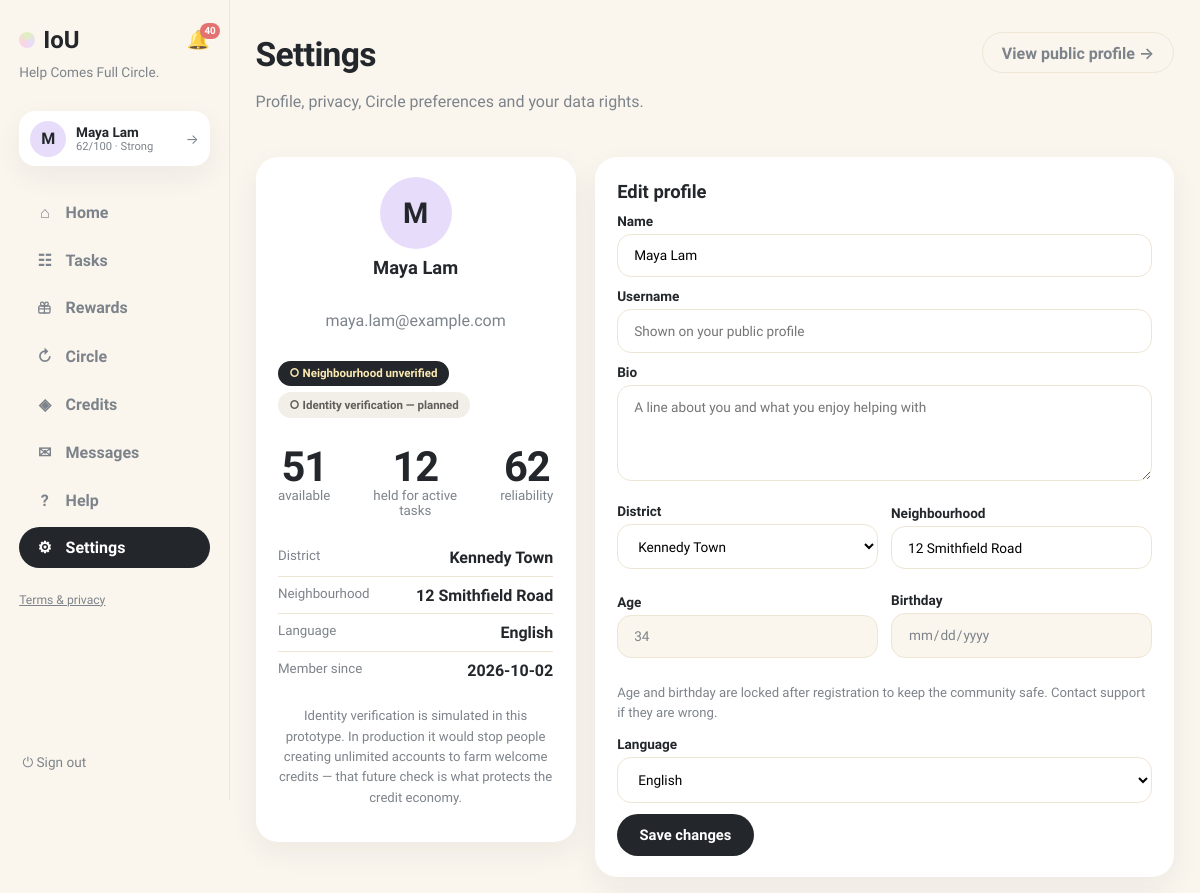
Before: /account (signed in, upper part) with the older database file.
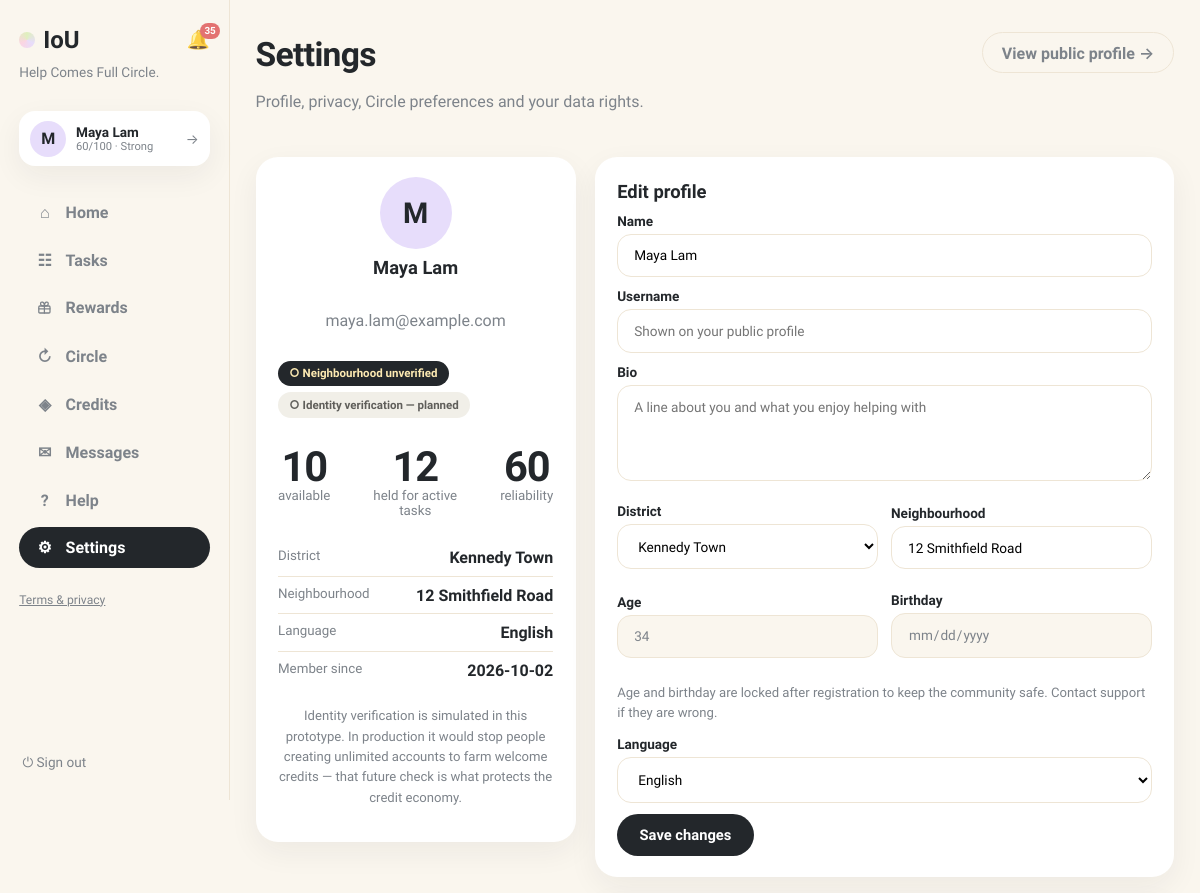
After: the same page with the newer database file.
### tables this page shows
CREATE TABLE users (
                id INTEGER PRIMARY KEY, name TEXT NOT NULL, email TEXT UNIQUE NOT NULL,
                password TEXT NOT NULL, balance INTEGER NOT NULL DEFAULT 0,
                held_balance INTEGER NOT NULL DEFAULT 0,
                is_moderator INTEGER NOT NULL DEFAULT 0
            , language TEXT NOT NULL DEFAULT 'en', address TEXT, district TEXT, hkid TEXT, address_id TEXT, age INTEGER, birthday TEXT, skills TEXT NOT NULL DEFAULT '', community_helper INTEGER NOT NULL DEFAULT 0, created_at TEXT, consent_analytics INTEGER NOT NULL DEFAULT 0, reliability INTEGER NOT NULL DEFAULT 60, account_status TEXT NOT NULL DEFAULT 'active', analytics_consent INTEGER NOT NULL DEFAULT 0, username TEXT, bio TEXT, verification_identity TEXT NOT NULL DEFAULT 'unverified', verification_neighbourhood TEXT NOT NULL DEFAULT 'unverified', vis_photo INTEGER NOT NULL DEFAULT 1, vis_neighbourhood INTEGER NOT NULL DEFAULT 1, vis_skills INTEGER NOT NULL DEFAULT 1, vis_bio INTEGER NOT NULL DEFAULT 1, vis_completed INTEGER NOT NULL DEFAULT 1, vis_circle INTEGER NOT NULL DEFAULT 1, circle_enabled INTEGER NOT NULL DEFAULT 1, circle_notifications INTEGER NOT NULL DEFAULT 1, circle_community_only INTEGER NOT NULL DEFAULT 0, circle_max_distance_km REAL NOT NULL DEFAULT 2.0, circle_availability TEXT NOT NULL DEFAULT '');

### app.py (the view)
@app.get("/account", response_class=HTMLResponse)
def account_page(request: Request, saved: str = ""):
    user = current_user(request)
    if not user:
        return RedirectResponse("/login", status_code=303)
    with db() as connection:
        blocked = connection.execute(
            """SELECT b.blocked_id, u.name FROM blocks b JOIN users u ON u.id=b.blocked_id
               WHERE b.blocker_id=?""", (user["id"],)).fetchall()
        consents = connection.execute(
            "SELECT policy, version, accepted_at FROM consents WHERE user_id=? ORDER BY id DESC",
            (user["id"],)).fetchall()
    return render(request, "account.html", page="account", genre_emoji=GENRE_EMOJI,
                  skill_tree=SKILL_TREE, hk_districts=HK_DISTRICTS, saved=saved == "1",
                  blocked=blocked, consents=consents)

### templates/account.html (shortened to what this page needs)
{% extends "base.html" %}
{% block content %}
<header class="page-head">
  <div>
    <h1>Settings</h1>
    <p class="muted">Profile, privacy, Circle preferences and your data rights.</p>
  </div>
  <a class="btn-ghost" href="/profile">View public profile →</a>
</header>
<div class="account-grid">
  <div class="card profile-card">
    <div class="avatar avatar-big">{{ user.name[0] }}</div>
    <h2>{{ user.name }}</h2>
    <p class="muted">{% if user.username %}@{{ user.username }} · {% endif %}{{ user.email }}</p>
    <div class="badge-row">
      <span class="match-badge ">{% if user.verification_neighbourhood == 'verified' %}✓{% else %}○{% endif %} Neighbourhood {{ user.verification_neighbourhood }}</span>
      <span class="match-badge simulated">○ Identity verification — planned</span>
    </div>
    <div class="profile-stats">
      <div><span class="stat-big">{{ user.balance }}</span><small>available</small></div>
      <div><span class="stat-big">{{ user.held_balance }}</span><small>held for active tasks</small></div>
      <div><span class="stat-big">{{ user.reliability if user.reliability is not none else 60 }}</span><small>reliability</small></div>
    </div>
    <ul class="profile-meta">
      <li><small>District</small><b>{{ user.district or '—' }}</b></li>
      <li><small>Neighbourhood</small><b>{{ user.address or '—' }}</b></li>
      <li><small>Language</small><b>{{ {'en':'English','yue':'粵語','zh':'普通话'}[user.language] or user.language }}</b></li>
      <li><small>Member since</small><b>{{ user.created_at[:10] if user.created_at else 'Early member' }}</b></li>
    </ul>
    <p class="muted small">Identity verification is simulated in this prototype. In production it would stop people creating unlimited accounts to farm welcome credits — that future check is what protects the credit economy.</p>
  </div>
  <div>
    <div class="card">
      <h2>Edit profile</h2>
      <form method="post" action="/account">
        <label>Name<input name="name" value="{{ user.name }}" required></label>
        <label>Username<input name="username" value="{{ user.username or '' }}" placeholder="Shown on your public profile"></label>
        <label>Bio<textarea name="bio" rows="3" placeholder="A line about you and what you enjoy helping with">{{ user.bio or '' }}</textarea></label>
        <div class="value-form">
          <label>District
            <select name="district">
              {% for d in hk_districts %}<option value="{{ d }}" {% if user.district == d %}selected{% endif %}>{{ d }}</option>{% endfor %}
            </select>
          </label>
          <label>Neighbourhood<input name="address" value="{{ user.address or '' }}"></label>
        </div>
        <div class="value-form">
          <label>Age<input name="age" type="number" min="16" max="120" value="{{ user.age or '' }}" readonly title="Locked after registration"></label>
          <label>Birthday<input name="birthday" type="date" value="{{ user.birthday or '' }}" readonly title="Locked after registration"></label>
        </div>
        <p class="muted small">Age and birthday are locked after registration to keep the community safe. Contact support if they are wrong.</p>
        <label>Language
          <select name="language">
            <option value="en" {% if user.language == 'en' %}selected{% endif %}>English</option>
          </select>
        </label>
        <button class="btn-primary">Save changes</button>
      </form>
    </div>
  </div>
</div>
{% endblock %}

### templates/base.html (shortened to what this page needs)
<!doctype html>
<html lang="en"><head><link rel="stylesheet" href="/static/style.css"></head>
<body class="app-body">
<nav class="sidebar">
  <div class="brand-row">
    <a class="brand" href="/"><span class="brand-dot"></span>IoU</a>
    {% if user %}
    <a class="bell {% if page == 'notifications' %}active{% endif %}" href="/notifications" title="Notifications">🔔{% if unread_notifs or unread_msgs %}<span class="bell-badge">{{ (unread_notifs or 0) + (unread_msgs or 0) }}</span>{% endif %}</a>
    {% endif %}
  </div>
  <p class="brand-tag">Help Comes Full Circle.</p>
  {% if user %}
  <a class="side-user" href="/profile" title="Your profile">
    <div class="avatar">{{ user.name[0] }}</div>
    {% set sc = user.reliability if user.reliability is not none else 60 %}
    {% set lab = 'Suspended' if sc <= 0 else ('Restricted' if sc < 30 else ('Limited' if sc < 60 else ('Strong' if sc < 80 else 'Excellent'))) %}
    <div class="sidebar-user-meta"><b>{{ user.name }}</b>
      <small>{{ sc }}/100 · {{ lab }}</small>
    </div>
    <span class="side-user-arrow">→</span>
  </a>
  <div class="nav-links">
    <a class="nav-link {% if page == 'home' %}active{% endif %}" href="/"><span class="nav-ico">⌂</span>Home</a>
    <a class="nav-link {% if page == 'browse' %}active{% endif %}" href="/browse"><span class="nav-ico">☷</span>Tasks</a>
    <a class="nav-link " href="/rewards"><span class="nav-ico"></span>Rewards</a>
    <a class="nav-link {% if page == 'circle' %}active{% endif %}" href="/chain-invitations"><span class="nav-ico">↻</span>Circle{% if circle_pending %}<span class="unread-dot"></span>{% endif %}</a>
    <a class="nav-link {% if page == 'credits' %}active{% endif %}" href="/history"><span class="nav-ico">◈</span>Credits</a>
    <a class="nav-link {% if page == 'messages' %}active{% endif %}" href="/messages"><span class="nav-ico">✉</span>Messages{% if unread_msgs %}<span class="unread-dot"></span>{% endif %}</a>
    <a class="nav-link {% if page == 'help' %}active{% endif %}" href="/help"><span class="nav-ico">?</span>Help</a>
    <a class="nav-link {% if page == 'account' %}active{% endif %}" href="/account"><span class="nav-ico">⚙</span>Settings</a>
  </div>
  <p class="nav-footer"><a href="/legal">Terms &amp; privacy</a></p>
  <form method="post" action="/logout" class="side-logout"><button class="link-button" title="Sign out">⏻ Sign out</button></form>
  {% else %}
  <div class="nav-links">
    <a class="nav-link" href="/login"><span class="nav-ico">→</span>Sign in</a>
    <a class="nav-link" href="/register"><span class="nav-ico">＋</span>Create account</a>
  </div>
  <p class="nav-footer"><a href="/legal">Terms &amp; privacy</a></p>
  {% endif %}
</nav>
<main class="content {% block content_class %}{% endblock %}">{% block content %}{% endblock %}</main>
</body></html>

Changed rows visible on the page:
changed users "Maya Lam": balance "51" → "10"; reliability "62" → "60"
Other visible differences:
{{ (unread_notifs or 0) + (unread_msgs or 0) }}: "40" → "35"
{{ sc }}: "62" → "60"
